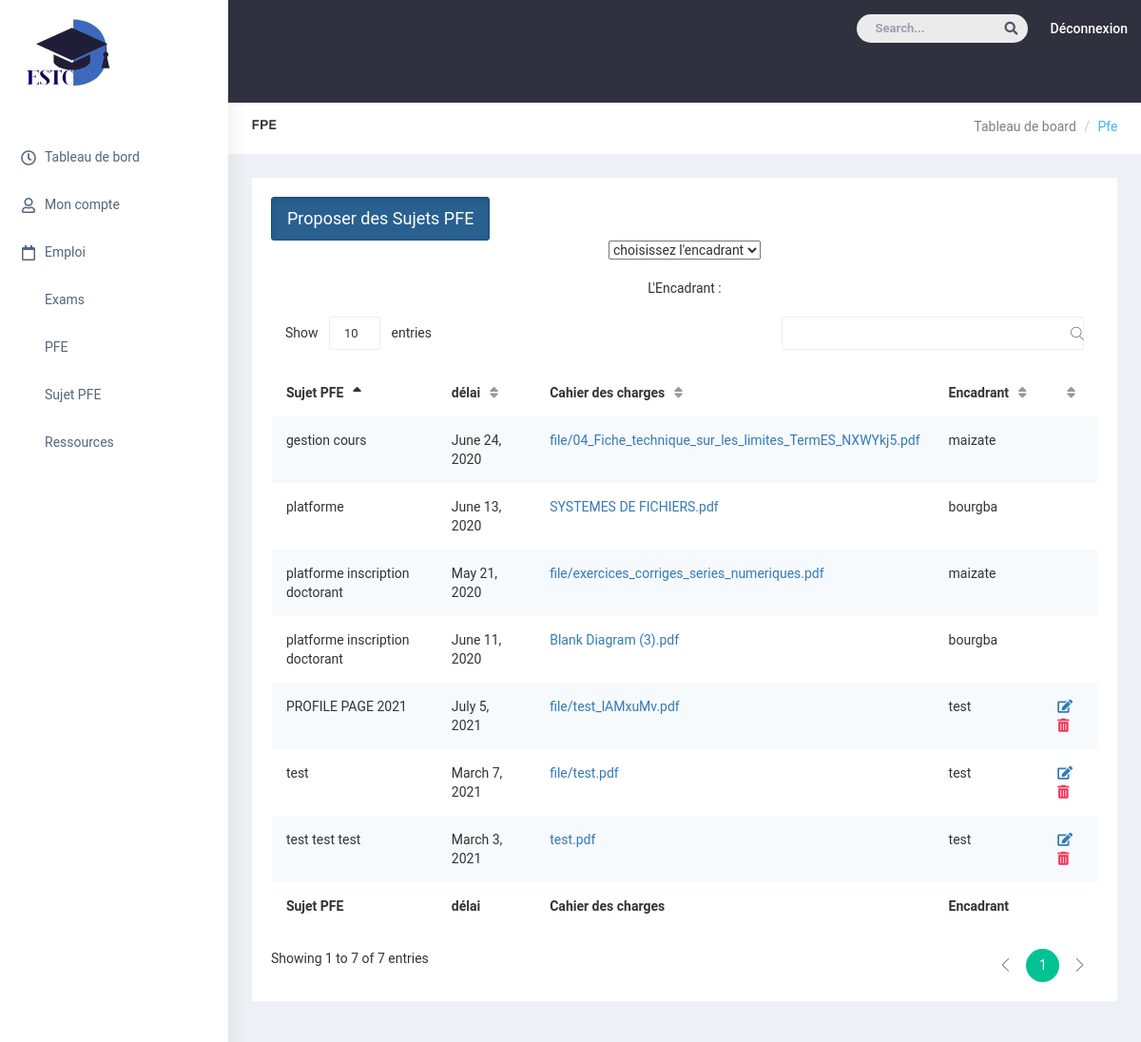
The app's page /sjpfe (signed in) with its own data.
### gestioncours/models.py (models this page shows, shortened)
class Pfe(models.Model):
    sujet = models.CharField(max_length=50)
    cahier_charg = models.FileField(upload_to='file')
    delai = models.DateField(max_length=100)
    encadrant= models.ForeignKey(Enseignant, on_delete=models.CASCADE)
    filiere = models.ForeignKey(Filiere, on_delete=models.CASCADE, blank="true")

class Enseignant(models.Model):
    user = models.OneToOneField(User, null=True ,on_delete = models.CASCADE)
    nom = models.CharField(max_length=60,default="null")
    prenom = models.CharField(max_length=60,default="null")
    cin = models.CharField(max_length=10,default="null")
    tel = models.IntegerField(default=0)
    email = models.CharField(max_length=25,default="null")
    grade = models.TextField(default="null")
    address_pro = models.TextField(default='null')
    filiere= models.ForeignKey(Filiere, on_delete=models.CASCADE,blank="true")
    def __str__(self):
        return self.nom

### gestioncours/views.py (the view, shortened to what this page needs)
# urls.py: path('sjpfe', views.sjpfe, name='sjpfe'),
def sjpfe(request):
    test = Classe.objects.filter(filiere_id = request.user.enseignant.filiere ).all()
    A=test[0].nom_class
    filiere = Filiere.objects.get(pk = request.user.enseignant.filiere_id)
    pfe = Pfe.objects.filter(filiere_id=filiere).all()
    all_ensei = []
    enseignant = ""
    for x in pfe:
        all_ensei.append(x.encadrant)
    all_ens = list(dict.fromkeys(all_ensei))
    return render(request, 'sjpfe.html',{'pfe': pfe , 'A':A , "all_ens" : all_ens ,"enseignant" :enseignant })

### templates/sjpfe.html (shortened to what this page needs)
{% extends 'ens-template.html' %}
{% block content%}
        <div id="page-wrapper">
            <div class="container-fluid">
                <div class="row bg-title">
                    <div class="col-lg-3 col-md-4 col-sm-4 col-xs-12">
                        <h4 class="page-title">FPE</h4>
                    </div>
                    <div class="col-lg-9 col-sm-8 col-md-8 col-xs-12">
                        <ol class="breadcrumb">
                            <li><a href="#">Tableau de board</a></li>
                            <li class="active">Pfe</li>
                        </ol>
                    </div>
                </div>
   <div class="row">
     <div class="col-lg-12 col-md-12 col-sm-12 col-xs-12">
                    <div class="data-table-list">
                        <div class="basic-tb-hd">
                            <a href="{% url 'pfe' %}" class="btn btn-primary btn-lg active" role="button" aria-pressed="true">Proposer des Sujets PFE </a>
                            <div class="basic-tb-hd">
                                <div class="basic-tb-hd" style="text-align:center;">
                                <form class="form" method="post" name="myform">
                                  <select class="form-select" aria-label="Default select example" name="ens" onchange="submitform();">
                                    <option selected> choisissez l'encadrant</option>
                                </select>
                                </form>
                                <br>
                                <div class="basic-tb-hd" style="text-align:center;">
                                    {% if enseignant == 'x' %}
                                    <strong><span style="color:blue" > Mes Pfes </span></strong>
                                    {%else%}
                                  L'Encadrant :<strong></strong>
                                    {%endif%}
                                </div>
                                </div>
                            </div>
                        </div>
                        <div class="table-responsive">
                            <table id="data-table-basic" class="table table-striped">
                                <thead>
                                    <tr>
                                        <th>Sujet PFE</th>
                                        <th>délai</th>
                                        <th>Cahier des charges</th>
                                        <th>Encadrant</th>
                                        <th></th>
                                    </tr>
                                </thead>
                                <tbody>
                                   {%for item in pfe %}
                                    <tr>
                                         <td>{{item.sujet}}</td>
                                          <td>{{ item.delai}}</td>
                                          <td><object data="{{item.cahier_charg.url }}" type="application/pdf" width="300" height="200">
                                            <a href="{{item.cahier_charg.url }}">{{item.cahier_charg}}</a>
                                              </object>
                                          </td>
                                          <td>{{item.encadrant}}</td>
                                          {% if item.encadrant.id == request.user.enseignant.id %}
                                          <td>
                                            <a href="{% url 'update_pfe_ens' item.id %}"> <i class="fas fa-edit"></i> </a>
                                            <a class="text-danger" href="{% url 'delete_pfe_ens' item.id %}"> <i class="fas fa-trash-alt"></i> </a>
                                          </td>
                                          {%else%}
                                          <td></td>
                                          {% endif %}
                                    </tr>
                                 {% endfor %}
                                </tbody>
                                           <tfoot>
                                    <tr>
                                      <th>Sujet PFE</th>
                                        <th>délai</th>
                                        <th>Cahier des charges</th>
                                        <th>Encadrant</th>
                                        <th></th>
                                    </tr>
                                </tfoot>
                            </table>
                        </div>
                    </div>
                </div>
   </div>
                </div>
            </div>
        {% endblock %}

### static/css/colors/default.css (style rules this page uses)
body { background: #fff; }
.bg-title .breadcrumb .active { color: #41b3f9; }

### records on screen
Pfe: sujet "gestion cours", delai "June 24, 2020", cahier_charg "file/04_Fiche_technique_sur_les_limites_TermES_NXWYkj5.pdf", encadrant "maizate"
Pfe: sujet "platforme inscription doctorant", delai "May 21, 2020", cahier_charg "file/exercices_corriges_series_numeriques.pdf", encadrant "maizate"
Pfe: sujet "platforme", delai "June 13, 2020", cahier_charg "SYSTEMES DE FICHIERS.pdf", encadrant "bourgba"
Pfe: sujet "platforme inscription doctorant", delai "June 11, 2020", cahier_charg "Blank Diagram (3).pdf", encadrant "bourgba"
Pfe: sujet "test", delai "March 7, 2021", cahier_charg "file/test.pdf", encadrant "test"
Pfe: sujet "test test test", delai "March 3, 2021", cahier_charg "test.pdf", encadrant "test"
Pfe: sujet "PROFILE PAGE 2021", delai "July 5, 2021", cahier_charg "file/test_lAMxuMv.pdf", encadrant "test"
